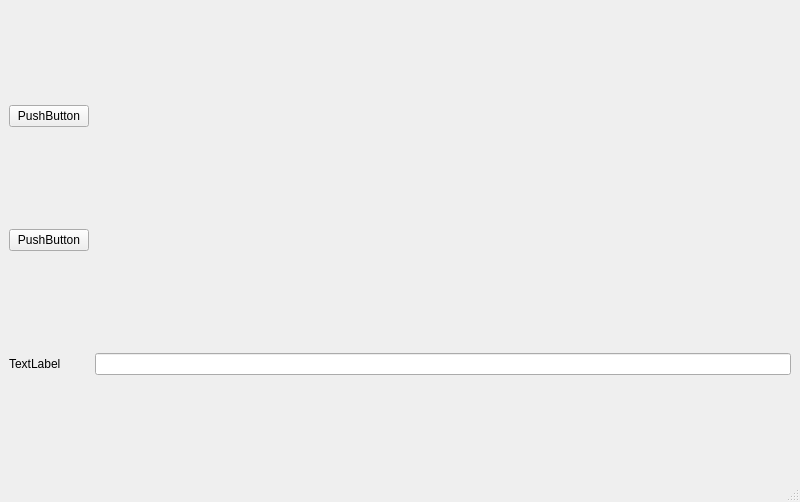
<?xml version="1.0" encoding="UTF-8"?>
<ui version="4.0">
 <class>MainWindow</class>
 <widget class="QMainWindow" name="MainWindow">
  <property name="geometry">
   <rect>
    <x>0</x>
    <y>0</y>
    <width>800</width>
    <height>502</height>
   </rect>
  </property>
  <property name="windowTitle">
   <string>MainWindow</string>
  </property>
  <widget class="QWidget" name="centralwidget">
   <layout class="QGridLayout" name="gridLayout">
    <item row="0" column="0">
     <widget class="QPushButton" name="World">
      <property name="text">
       <string>PushButton</string>
      </property>
     </widget>
    </item>
    <item row="1" column="0">
     <widget class="QPushButton" name="China">
      <property name="text">
       <string>PushButton</string>
      </property>
     </widget>
    </item>
    <item row="2" column="0">
     <widget class="QLabel" name="Title">
      <property name="text">
       <string>TextLabel</string>
      </property>
     </widget>
    </item>
    <item row="2" column="1">
     <widget class="QLineEdit" name="lineEdit"/>
    </item>
   </layout>
  </widget>
  <widget class="QMenuBar" name="menubar">
   <property name="geometry">
    <rect>
     <x>0</x>
     <y>0</y>
     <width>800</width>
     <height>23</height>
    </rect>
   </property>
  </widget>
  <widget class="QStatusBar" name="statusbar"/>
 </widget>
 <resources/>
 <connections/>
</ui>
